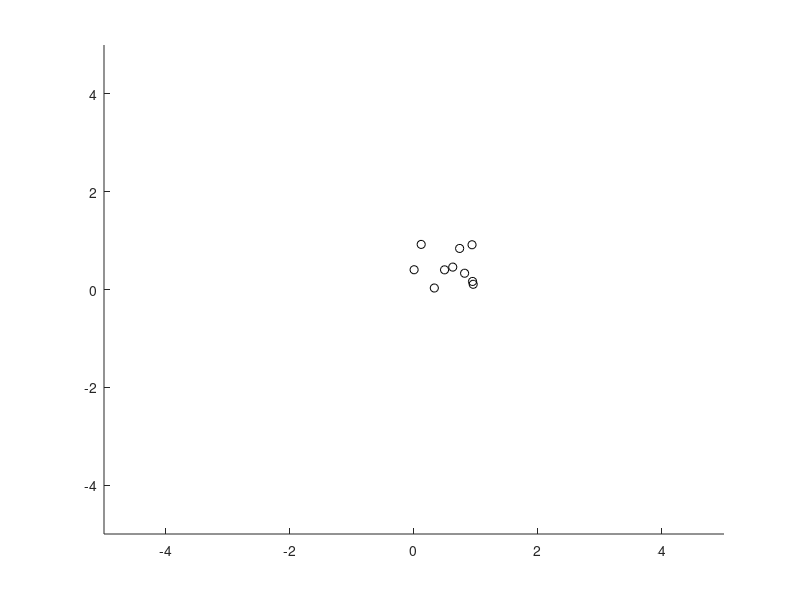

MATLAB code for this plot: (Note: this script raises an error after producing the figure.)
% scrTestMorseForce
% this script test the Morse force between particles 
close all 



numPart = 10;
cMat    = true(numPart); 
dt      = 0.1;
De      = 1;   % De is the well depth
alpha   = 2;   % alpha is the width of the potential
re      = 0.00; % re is the equilibrium bond distance 
diffusionConst = 0.001;
dimension = 3;
% initial position 
r       = rand(numPart,dimension);
% add random noise 
f  = figure;
a  = axes('Parent',f,'NextPlot','replaceChildren','XLim',[-5 5],'YLim',[-5 5],'ZLim',[-5 5]);
l  = line('XData',r(:,1), 'YData',r(:,2),'ZData',r(:,3),'Marker','o','LineStyle','none','Parent',a);
cameratoolbar
for step = 1:500; 
    particleDist = ForceManager.GetParticleDistance(r); 
    edgesVec     = ForceManager.GetEdgesVectors(r,cMat);
    r            = r+MorseForce(De,alpha,re,edgesVec,particleDist)*dt +sqrt(2*diffusionConst*dt)*randn(numPart,dimension);
    set(l,'XData',r(:,1),'YData',r(:,2),'ZData',r(:,3));
    drawnow;
end